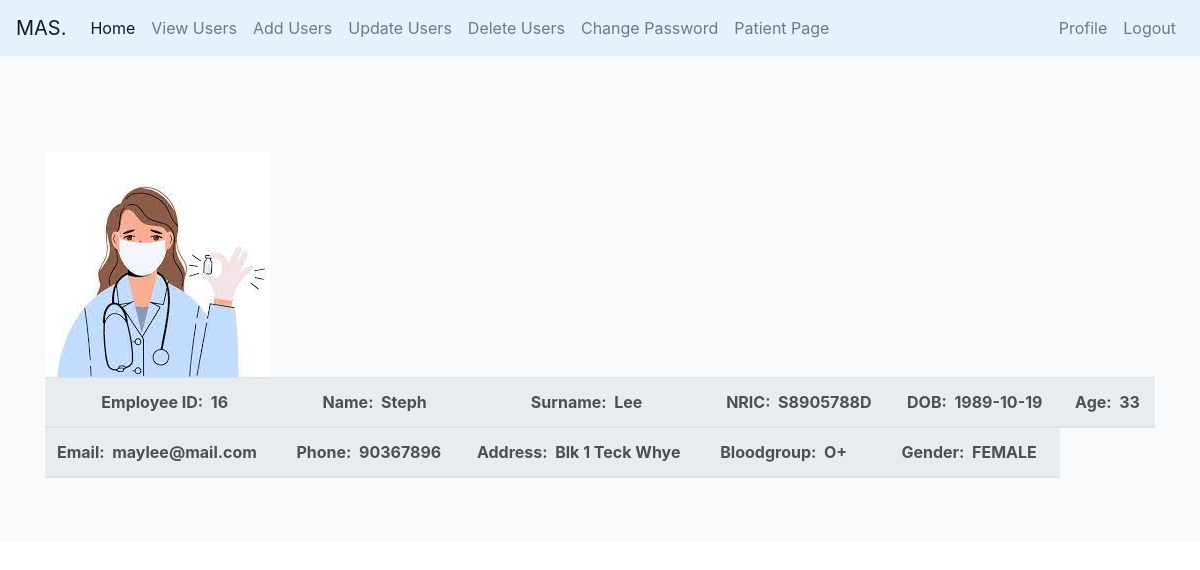
The app's page /Admin/doctorProfile.php?ID=16 (signed in) with its own data.
### tables this page shows
CREATE TABLE IF NOT EXISTS `doctor` (
  `id` int(100) NOT NULL AUTO_INCREMENT,
  `name` varchar(100) NOT NULL,
  `surname` varchar(30) NOT NULL,
  `nric` varchar(9) NOT NULL,
  `dob` varchar(30) NOT NULL,
  `age` varchar(3) NOT NULL,
  `email` varchar(30) NOT NULL,
  `phone` varchar(8) NOT NULL,
  `address` varchar(50) NOT NULL,
  `bloodgroup` varchar(10) NOT NULL,
  `gender` enum('MALE','FEMALE') NOT NULL,
  `username` varchar(30) NOT NULL,
  `acctype` enum('DOCTOR') NOT NULL,
  `password` varchar(100) NOT NULL,
  `image` varchar(100) NOT NULL,
  `date_created` date NOT NULL,
  PRIMARY KEY (`id`),
  UNIQUE KEY `username` (`username`),
  UNIQUE KEY `email` (`email`),
  UNIQUE KEY `nric` (`nric`)
);

### Admin/doctorProfile.php (the view, shortened to what this page needs)
<?php
$conn = mysqli_connect("127.0.0.1", "root", "", "masdatabase");
$DoctorID = $_GET["ID"];
?>
<!DOCTYPE html>
<html lang="en">
<head>
	<link rel="stylesheet" href="CSS/addUser.css">
	<link href="//maxcdn.bootstrapcdn.com/bootstrap/4.0.0/css/bootstrap.min.css" rel="stylesheet" id="bootstrap-css">
</head>
<body>
<?php include '../header.php'; ?>
<div class="album py-5 bg-light">
	<div class="container">
		<div class="row">
			<br><br>
		</div>
			<tr>
				<table class="table">
					<thead class="thead-light">
						<tr class='text-center'>
						  <?php
							 $select = mysqli_query($conn, "SELECT * FROM `doctor` WHERE id = '$DoctorID'") or die('query failed');
							 if(mysqli_num_rows($select) > 0){
								$fetch = mysqli_fetch_assoc($select);
							 }
							 if($fetch['image'] == ''){
								echo '<img src="images/default-avatar.png">';
							 }else{
								echo '<img src="uploaded_img/'.$fetch['image'].'">';
							 }
						  ?>
						  <th <h3>Employee ID: &nbsp;<?php echo $fetch['id']; ?></h3></th>
						  <th <h3>Name: &nbsp;<?php echo $fetch['name']; ?></h3></th>
						  <th <h3>Surname: &nbsp;<?php echo $fetch['surname']; ?></h3></th>
						  <th <h3>NRIC: &nbsp;<?php echo $fetch['nric']; ?></h3></th>
						  <th <h3>DOB: &nbsp;<?php echo $fetch['dob']; ?></h3></th>
						  <th <h3>Age: &nbsp;<?php echo $fetch['age']; ?></h3></th>
						  <tr>
						  <th <h3>Email: &nbsp;<?php echo $fetch['email']; ?></h3></th>
						  <th <h3>Phone: &nbsp;<?php echo $fetch['phone']; ?></h3></th>
						  <th <h3>Address: &nbsp;<?php echo $fetch['address']; ?></h3></th>
						  <th <h3>Bloodgroup: &nbsp;<?php echo $fetch['bloodgroup']; ?></h3></th>
						  <th <h3>Gender: &nbsp;<?php echo $fetch['gender']; ?></h3></th>
						  </tr>
						  </tr>
					</thead>
				</table>
			</tr>
		</div>
	</div>
</body>
</html>

### Admin/CSS/addUser.css (style rules this page uses)
html { background-color: white; }
body { font-family: "Poppins", sans-serif; height: 100vh; }

### records on screen
doctor: image (picture), id "16", name "Steph", surname "Lee", nric "S8905788D", dob "1989-10-19", age "33", email "maylee@mail.com", phone "90367896", address "Blk 1 Teck Whye", bloodgroup "O+", gender "FEMALE"
